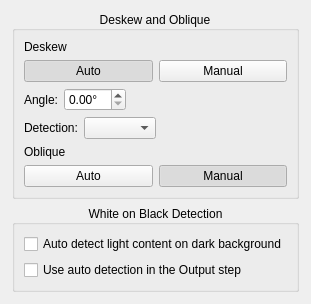
         <widget class="QWidget" name="scrollAreaWidgetContents_3">
          <layout class="QGridLayout" name="gridLayout_3">
           <item row="0" column="0">
            <spacer name="horizontalSpacer_9">
             <property name="orientation">
              <enum>Qt::Horizontal</enum>
             </property>
             <property name="sizeHint" stdset="0">
              <size>
               <width>1</width>
               <height>1</height>
              </size>
             </property>
            </spacer>
           </item>
           <item row="0" column="1">
            <widget class="QGroupBox" name="groupBox_3">
             <property name="title">
              <string>Deskew and Oblique</string>
             </property>
             <property name="alignment">
              <set>Qt::AlignCenter</set>
             </property>
             <layout class="QVBoxLayout" name="verticalLayout_10">
              <item>
               <widget class="SectionHeading" name="deskewHeading">
                <property name="text">
                 <string>Deskew</string>
                </property>
                <property name="first">
                 <bool>true</bool>
                </property>
               </widget>
              </item>
              <item>
               <layout class="QHBoxLayout" name="_6">
                <item>
                 <widget class="QPushButton" name="deskewAutoBtn">
                  <property name="toolTip">
                   <string>Detect the rotation angle of new pages automatically, with the method chosen under &quot;Detection&quot;.</string>
                  </property>
                  <property name="text">
                   <string>Auto</string>
                  </property>
                  <property name="checkable">
                   <bool>true</bool>
                  </property>
                  <property name="checked">
                   <bool>true</bool>
                  </property>
                 </widget>
                </item>
                <item>
                 <widget class="QPushButton" name="deskewManualBtn">
                  <property name="toolTip">
                   <string>Use the angle set below for new pages.</string>
                  </property>
                  <property name="text">
                   <string>Manual</string>
                  </property>
                  <property name="checkable">
                   <bool>true</bool>
                  </property>
                 </widget>
                </item>
               </layout>
              </item>
              <item>
               <layout class="QHBoxLayout" name="_7">
<item>
<widget class="QLabel" name="angleLabel">
<property name="buddy">
 <cstring>angleSpinBox</cstring>
</property>
<property name="text">
<string>Angle:</string>
</property>
</widget>
</item>
                <item>
                 <widget class="QDoubleSpinBox" name="angleSpinBox">
<property name="suffix">
<string notr="true">°</string>
</property>
                  <property name="alignment">
                   <set>Qt::AlignLeft|Qt::AlignVCenter</set>
                  </property>
                  <property name="singleStep">
                   <double>0.010000000000000</double>
                  </property>
                 </widget>
                </item>
                <item>
                 <spacer>
                  <property name="orientation">
                   <enum>Qt::Horizontal</enum>
                  </property>
                  <property name="sizeHint" stdset="0">
                   <size>
                    <width>1</width>
                    <height>1</height>
                   </size>
                  </property>
                 </spacer>
                </item>
               </layout>
              </item>
              <item>
               <layout class="QHBoxLayout" name="deskewDetectionLayout">
                <item>
                 <widget class="QLabel" name="deskewDetectionLabel">
                  <property name="buddy">
                   <cstring>deskewDetectionCB</cstring>
                  </property>
                  <property name="text">
                   <string>Detection:</string>
                  </property>
                 </widget>
                </item>
                <item>
                 <widget class="QComboBox" name="deskewDetectionCB">
                  <property name="toolTip">
                   <string>How Auto finds the angle of new pages: from the lines of the content, or from the top edge of the page (recommended for book scans with a dark background).</string>
                  </property>
                 </widget>
                </item>
                <item>
                 <spacer>
                  <property name="orientation">
                   <enum>Qt::Horizontal</enum>
                  </property>
                  <property name="sizeHint" stdset="0">
                   <size>
                    <width>1</width>
                    <height>1</height>
                   </size>
                  </property>
                 </spacer>
                </item>
               </layout>
              </item>
              <item>
               <widget class="SectionHeading" name="obliqueHeading">
                <property name="text">
                 <string>Oblique</string>
                </property>
               </widget>
              </item>
              <item>
               <layout class="QHBoxLayout" name="_8">
                <item>
                 <widget class="QPushButton" name="deskewObliqueAutoBtn">
                  <property name="toolTip">
                   <string>Run automatic oblique (shear) correction on new pages.</string>
                  </property>
                  <property name="text">
                   <string>Auto</string>
                  </property>
                  <property name="checkable">
                   <bool>true</bool>
                  </property>
                 </widget>
                </item>
                <item>
                 <widget class="QPushButton" name="deskewObliqueManualBtn">
                  <property name="toolTip">
                   <string>Leave the oblique (shear) angle alone on new pages.</string>
                  </property>
                  <property name="text">
                   <string>Manual</string>
                  </property>
                  <property name="checkable">
                   <bool>true</bool>
                  </property>
                  <property name="checked">
                   <bool>true</bool>
                  </property>
                 </widget>
                </item>
               </layout>
              </item>
             </layout>
            </widget>
           </item>
           <item row="0" column="2">
            <spacer name="horizontalSpacer_10">
             <property name="orientation">
              <enum>Qt::Horizontal</enum>
             </property>
             <property name="sizeHint" stdset="0">
              <size>
               <width>1</width>
               <height>1</height>
              </size>
             </property>
            </spacer>
           </item>
           <item row="1" column="1">
            <widget class="QGroupBox" name="blackOnWhiteDetectionPanel">
             <property name="title">
              <string>White on Black Detection</string>
             </property>
             <property name="alignment">
              <set>Qt::AlignCenter</set>
             </property>
             <layout class="QVBoxLayout" name="blackOnWhiteDetectionLayout">
              <item>
               <widget class="QCheckBox" name="blackOnWhiteDetectionCB">
                <property name="toolTip">
                 <string>Detects pages with light content on a dark background, such as white text on black, and inverts them internally so that deskewing, content detection and the output work correctly. Turned off, all pages count as dark content on a light background. The detection runs once per page during deskewing, so changing this setting doesn't affect pages that are deskewed already.</string>
                </property>
                <property name="text">
                 <string>Auto detect light content on dark background</string>
                </property>
               </widget>
              </item>
              <item>
               <widget class="QCheckBox" name="blackOnWhiteDetectionAtOutputCB">
                <property name="toolTip">
                 <string>Also sets &quot;Dark content on a light background&quot; in the Output step according to the detection. Turned off, the detection only helps deskewing and content detection, and the Output step treats all pages as dark content on a light background. A change made by hand in the Output step always takes precedence.</string>
                </property>
                <property name="text">
                 <string>Use auto detection in the Output step</string>
                </property>
               </widget>
              </item>
             </layout>
            </widget>
           </item>
           <item row="2" column="1">
            <spacer name="verticalSpacer_6">
             <property name="orientation">
              <enum>Qt::Vertical</enum>
             </property>
             <property name="sizeHint" stdset="0">
              <size>
               <width>1</width>
               <height>1</height>
              </size>
             </property>
            </spacer>
           </item>
          </layout>
         </widget>
